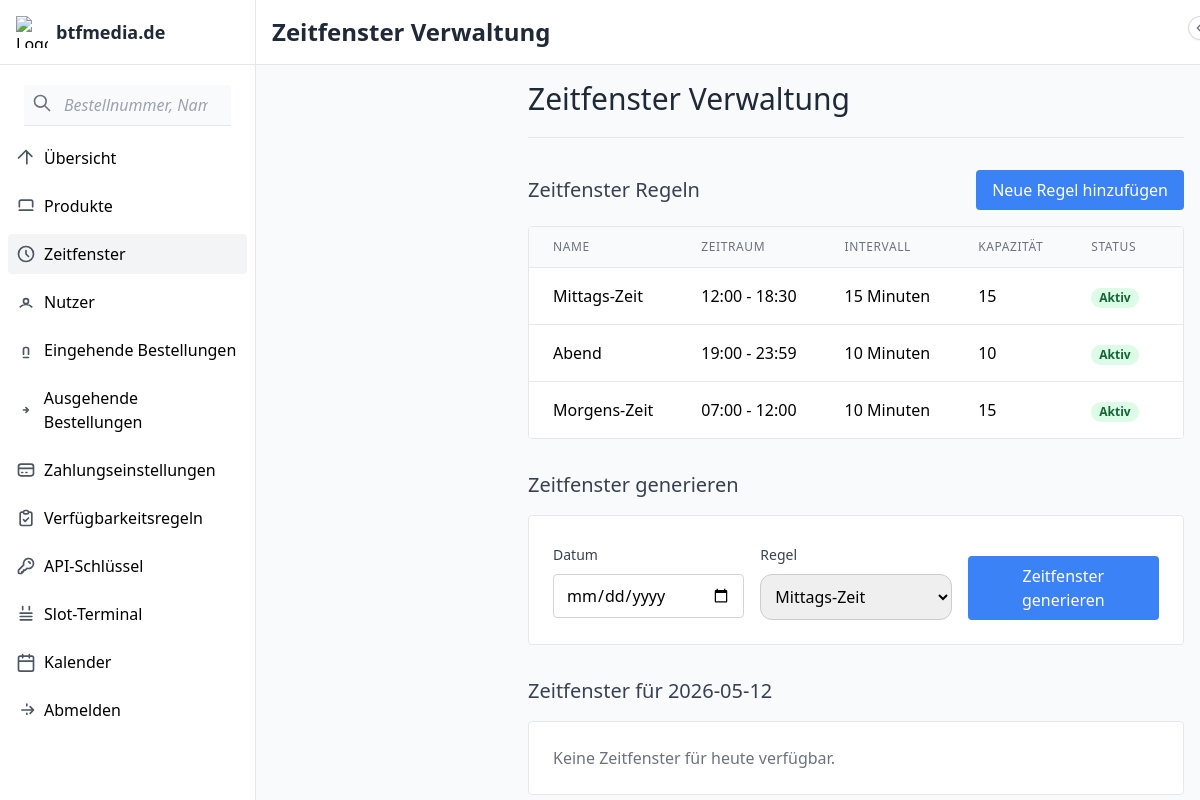
/admin/time-slots (signed in), run on the app's committed database.
### tables this page shows
CREATE TABLE time_slot_rules (
    id INTEGER PRIMARY KEY AUTOINCREMENT,
    name TEXT NOT NULL,
    start_time TEXT NOT NULL,
    end_time TEXT NOT NULL,
    interval_minutes INTEGER NOT NULL,
    capacity INTEGER NOT NULL,
    active BOOLEAN NOT NULL DEFAULT 1
, min_preparation_time INTEGER DEFAULT 0, min_processing_minutes INTEGER DEFAULT 0, min_capacity_per_order INTEGER DEFAULT 0, max_capacity_per_order INTEGER DEFAULT 0);

### app.py (the view)
@app.route('/admin/time-slots', endpoint='time_slots')
@login_required
def manage_time_slots():
    if current_user.role != 'admin':
        return redirect(url_for('index'))
    conn = get_db_connection()
    time_rules = conn.execute('SELECT * FROM time_slot_rules').fetchall()
    today = datetime.now().strftime('%Y-%m-%d')
    slots = conn.execute(
        'SELECT * FROM time_slots WHERE date = ? ORDER BY start_time',
        (today,)
    ).fetchall()
    conn.close()
    return render_template('admin/time_slots.html', time_rules=time_rules, slots=slots, current_date=today)

### app.py (called while the page is built)
@app.before_request
def restrict_debug_routes():
    if request.endpoint in ['search'] and not current_user.is_authenticated:
        return redirect(url_for('login'))
    if request.endpoint == 'search' and current_user.role != 'admin':
        flash("Zugriff verweigert", 'error')
        return redirect(url_for('index'))

def get_db_connection():
    conn = sqlite3.connect(app.config['DATABASE'])
    conn.row_factory = sqlite3.Row
    return conn

@login_manager.user_loader
def load_user(user_id):
    return User.get(user_id)

def check_reminders():
    now = datetime.now()
    reminder_time = now + timedelta(minutes=15)
    reminder_time_str = reminder_time.strftime('%Y-%m-%d %H:%M')
    conn = get_db_connection()
    orders = conn.execute('''
        SELECT * FROM orders
        WHERE status NOT IN ('completed', 'cancelled')
        AND datetime(pickup_date || ' ' || pickup_time)
            BETWEEN datetime(?) AND datetime(?, '+1 minute')
        AND reminder_sent = 0
    ''', (reminder_time_str, reminder_time_str)).fetchall()
    for order in orders:
        send_pickup_reminder(order)
        conn.execute('UPDATE orders SET reminder_sent = 1 WHERE id = ?', (order['id'],))
    conn.commit()
    conn.close()

@app.before_request
def before_every_request():
    check_reminders()

    @staticmethod
    def get(user_id):
        conn = get_db_connection()
        user = conn.execute('SELECT * FROM users WHERE id = ?', (user_id,)).fetchone()
        conn.close()
        if user:
            return User(user['id'], user['username'], user['password'], user['role'])
        return None

### templates/admin/time_slots.html (shortened to what this page needs)
{% extends 'admin/base.html' %}
{% block header %}Zeitfenster Verwaltung{% endblock %}
{% block content %}
<div class="container mx-auto">
    <div class="flex flex-wrap items-center justify-between mb-8 border-b pb-5">
        <h1 class="text-3xl font-light text-gray-800">Zeitfenster Verwaltung</h1>
    </div>
    <div class="mb-8">
        <div class="flex items-center justify-between mb-4">
            <h2 class="text-xl font-medium text-gray-700">Zeitfenster Regeln</h2>
            <a href="{{ url_for('add_time_rule') }}" class="bg-blue-500 hover:bg-blue-600 text-white px-4 py-2 rounded transition duration-150">Neue Regel hinzufügen</a>
        </div>
        <div class="bg-white border border-gray-200 rounded overflow-hidden">
            <div class="overflow-x-auto">
                <table class="min-w-full divide-y divide-gray-200">
                    <thead class="bg-gray-50">
                        <tr>
                            <th scope="col" class="px-6 py-3 text-left text-xs font-medium text-gray-500 uppercase tracking-wider">Name</th>
                            <th scope="col" class="px-6 py-3 text-left text-xs font-medium text-gray-500 uppercase tracking-wider">Zeitraum</th>
                            <th scope="col" class="px-6 py-3 text-left text-xs font-medium text-gray-500 uppercase tracking-wider">Intervall</th>
                            <th scope="col" class="px-6 py-3 text-left text-xs font-medium text-gray-500 uppercase tracking-wider">Kapazität</th>
                            <th scope="col" class="px-6 py-3 text-left text-xs font-medium text-gray-500 uppercase tracking-wider">Status</th>
                            <th scope="col" class="px-6 py-3 text-left text-xs font-medium text-gray-500 uppercase tracking-wider">Aktionen</th>
                        </tr>
                    </thead>
                    <tbody class="bg-white divide-y divide-gray-200">
                        {% for rule in time_rules %}
                        <tr>
                            <td class="px-6 py-4 whitespace-nowrap">{{ rule.name }}</td>
                            <td class="px-6 py-4 whitespace-nowrap">{{ rule.start_time }} - {{ rule.end_time }}</td>
                            <td class="px-6 py-4 whitespace-nowrap">{{ rule.interval_minutes }} Minuten</td>
                            <td class="px-6 py-4 whitespace-nowrap">{{ rule.capacity }}</td>
                            <td class="px-6 py-4 whitespace-nowrap">
                                {% if rule.active %}
                                <span class="px-2 inline-flex text-xs leading-5 font-semibold rounded-full bg-green-100 text-green-800">Aktiv</span>
                                {% else %}
                                <span class="px-2 inline-flex text-xs leading-5 font-semibold rounded-full bg-gray-100 text-gray-800">Inaktiv</span>
                                {% endif %}
                            </td>
                            <td class="px-6 py-4 whitespace-nowrap text-sm text-gray-500">
                            </td>
                        </tr>
                        {% endfor %}
                    </tbody>
                </table>
            </div>
        </div>
    </div>
    <div class="mb-8">
        <h2 class="text-xl font-medium text-gray-700 mb-4">Zeitfenster generieren</h2>
        <div class="bg-white border border-gray-200 rounded p-6">
            <form method="POST" action="{{ url_for('generate_time_slots') }}">
                <div class="grid grid-cols-1 md:grid-cols-3 gap-4">
                    <div>
                        <label for="date" class="block text-sm font-medium text-gray-700 mb-1">Datum</label>
                        <input type="date" id="date" name="date" class="w-full py-2 px-3 border border-gray-300 rounded focus:outline-none focus:border-blue-500" required>
                    </div>
                    <div>
                        <label for="rule_id" class="block text-sm font-medium text-gray-700 mb-1">Regel</label>
                        <select id="rule_id" name="rule_id" class="w-full py-2 px-3 border border-gray-300 rounded focus:outline-none focus:border-blue-500" required>
                            {% for rule in time_rules %}
                            <option value="{{ rule.id }}">{{ rule.name }}</option>
                            {% endfor %}
                        </select>
                    </div>
                    <div class="flex items-end">
                        <button type="submit" class="bg-blue-500 hover:bg-blue-600 text-white px-4 py-2 rounded transition duration-150">Zeitfenster generieren</button>
                    </div>
                </div>
            </form>
        </div>
    </div>
    <div>
        <div class="flex items-center justify-between mb-4">
            <h2 class="text-xl font-medium text-gray-700">Zeitfenster für {{ current_date }}</h2>
        </div>
        <div class="bg-white border border-gray-200 rounded overflow-hidden">
            {% if slots %}
            <div class="overflow-x-auto">
                <table class="min-w-full divide-y divide-gray-200">
                    <thead class="bg-gray-50">
                        <tr>
                            <th scope="col" class="px-6 py-3 text-left text-xs font-medium text-gray-500 uppercase tracking-wider">Zeit</th>
                            <th scope="col" class="px-6 py-3 text-left text-xs font-medium text-gray-500 uppercase tracking-wider">Kapazität</th>
                            <th scope="col" class="px-6 py-3 text-left text-xs font-medium text-gray-500 uppercase tracking-wider">Genutzt</th>
                            <th scope="col" class="px-6 py-3 text-left text-xs font-medium text-gray-500 uppercase tracking-wider">Verfügbar</th>
                        </tr>
                    </thead>
                    <tbody class="bg-white divide-y divide-gray-200">
                        {% for slot in slots %}
                        <tr>
                            <td class="px-6 py-4 whitespace-nowrap">{{ slot.start_time }} - {{ slot.end_time }}</td>
                            <td class="px-6 py-4 whitespace-nowrap">{{ slot.capacity }}</td>
                            <td class="px-6 py-4 whitespace-nowrap">{{ slot.used_capacity }}</td>
                            <td class="px-6 py-4 whitespace-nowrap">{{ slot.capacity - slot.used_capacity }}</td>
                        </tr>
                        {% endfor %}
                    </tbody>
                </table>
            </div>
            <div class="px-6 py-4 border-t border-gray-200">
                <form method="POST" action="{{ url_for('delete_date_slots', date=current_date) }}" onsubmit="return confirm('Sind Sie sicher, dass Sie alle Zeitfenster für dieses Datum löschen möchten?');">
                    <button type="submit" class="bg-red-500 hover:bg-red-600 text-white px-4 py-2 rounded transition duration-150">Alle Zeitfenster für heute löschen</button>
                </form>
            </div>
            {% else %}
            <div class="p-6 text-gray-500">Keine Zeitfenster für heute verfügbar.</div>
            {% endif %}
        </div>
    </div>
</div>
{% endblock %}

### templates/admin/base.html (style rules this page uses)
select { border: 1px solid #ccc !important; border-radius: 12px !important; padding: 10px !important; outline: none !important; font-size: 1.0rem; }
input::placeholder { color: gray; font-style: italic; }
label { display: flex; align-items: center; cursor: pointer; padding: 5px 0; user-select: none; }

### data on the page
time_slot_rules: name "Mittags-Zeit", start_time "12:00", end_time "18:30", interval_minutes "15", capacity "15", active "Aktiv"
time_slot_rules: name "Abend", start_time "19:00", end_time "23:59", interval_minutes "10", capacity "10", active "Aktiv"
time_slot_rules: name "Morgens-Zeit", start_time "07:00", end_time "12:00", interval_minutes "10", capacity "15", active "Aktiv"

### other printed values
form field rule_id "Mittags-Zeit"
